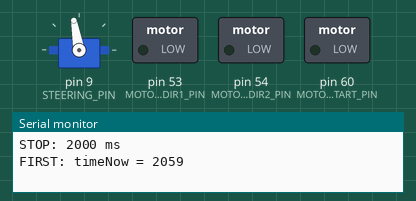
Recording of a sketch running on a simulated Arduino Mega 2560, built with avr-gcc and run on an emulated ATmega2560. Shown: servo, switched loads named in the sketch (green lamp = pin HIGH), the last lines printed to the serial monitor.

Above: at 2.1 s.
At 4.2 s:
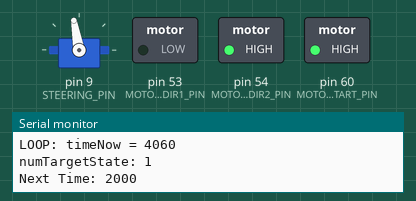
At 6.1 s:
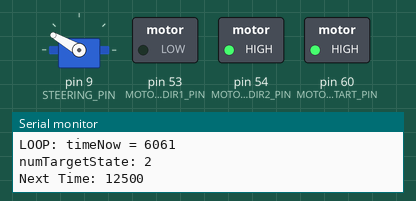
At 20.6 s:
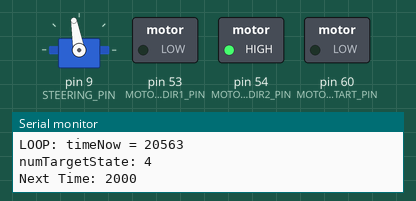
Timing chart, 0 to 22.1 s (numbered marks = the images above):
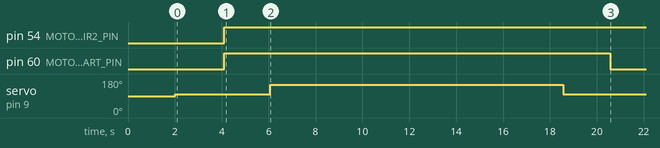

The sketch:

turtelcar_test06circle_track.ino
```cpp
#include <Servo.h>

#define STEERING_PIN         9
#define MOTOR1_START_PIN    60
#define MOTOR1_DIR1_PIN     53
#define MOTOR1_DIR2_PIN     54

#define ANGLE_SET_FORWARD  100
#define ANGLE_TURN_LEFT     65
#define ANGLE_TURN_RIGHT   150

#define TIME_FORWARD      2000
#define TIME_STEER_RIGHT 12500


#define COUNT_ACTIVE_STATES  5

/*
#define STATE_IDLE           0
#define STATE_MOVE           1
#define STATE_STEER_FORWARD  2
#define STATE_STEER_RIGHT    3
#define STATE_STEER_LEFT     4
#define STATE_MOVE_FORWARD   5
#define STATE_MOVE_RIGHT     6
#define STATE_MOVE_LEFT      7
#define STATE_MOVE_BACK      8
*/

enum {
  STATE_IDLE,
  STATE_MOVE,
  STATE_STEER_FORWARD,
  STATE_STEER_RIGHT,
  STATE_STEER_LEFT,
  STATE_MOVE_FORWARD,
  STATE_MOVE_RIGHT,
  STATE_MOVE_LEFT,
  STATE_MOVE_BACK,
} stateCar;

Servo servoSteering;

int pos = 0;    // variable to store the servo position
int timeNow = 0;
int timeOld = 0;
int numTargetState = 0;
// int stateCar = STATE_IDLE;
int targetState = stateCar;
int listStates[COUNT_ACTIVE_STATES] = {
                                       STATE_IDLE,
                                       STATE_MOVE_FORWARD,
                                       STATE_STEER_RIGHT,
                                       STATE_MOVE_FORWARD,
                                       STATE_IDLE
                                      };

int listTime[COUNT_ACTIVE_STATES] = {
                                       2000,
                                       2000,
                                       12500,
                                       2000,
                                       2000
                                      };


enum namesStates {
         state1,
         state2
       };

struct structState1 {
  namesStates nameState;
  int timeState;
};

struct structState1 stateCar1[2] = {
                                    state1, 1000,
                                    state2, 2000,
                                   },
             targetState1;

void setup() {
  targetState1.nameState = state2;
  targetState1.timeState = 3000;
  targetState1 = {state1, 3000};
  pinMode(MOTOR1_DIR1_PIN, OUTPUT);
  pinMode(MOTOR1_DIR2_PIN, OUTPUT);
  pinMode(MOTOR1_START_PIN, OUTPUT);

  Serial.begin(115200);
  servoSteering.attach(STEERING_PIN);
  delay(10);

  Serial.println( "STOP: 2000 ms");
  stopMotor();
  delay(2000);

// Forward: pos = SET_FORWARD;

  servoSteering.write(ANGLE_SET_FORWARD);
  delay(50);
  timeNow = millis();
  timeOld = timeNow;
  Serial.println( "FIRST: timeNow = " + String(timeNow));
//  targetState = STATE_MOVE_FORWARD;
  targetState = listStates[numTargetState];
}

void loop() {
  timeNow = millis();
  if ((stateCar == listStates[numTargetState]) && (timeNow - timeOld > listTime[numTargetState])) {
    timeOld = timeNow;
    numTargetState++;
    if (numTargetState > COUNT_ACTIVE_STATES - 1) {
      numTargetState = COUNT_ACTIVE_STATES - 1;
    }
    Serial.println( "LOOP: timeNow = " + String(timeNow));
    Serial.println( "numTargetState: " + String(numTargetState));
    Serial.println( "Next Time: " + String(listTime[numTargetState]));
    targetState = listStates[numTargetState];
  }


  if (stateCar == targetState) {
    return;
  }

  switch (targetState) {
    case STATE_IDLE:
      stopMotor();
      break;
    case STATE_MOVE_FORWARD:
      runForward();
      break;
    case STATE_STEER_RIGHT:
      steerRight();
      break;
  }

  delay(50);
}

void stopMotor() {
    stateCar = STATE_IDLE;
    digitalWrite(MOTOR1_START_PIN, LOW);
}

void runForward() {
    stateCar = STATE_MOVE_FORWARD;

    servoSteering.write(ANGLE_SET_FORWARD);
    delay(50);

    digitalWrite(MOTOR1_START_PIN, HIGH);
    digitalWrite(MOTOR1_DIR1_PIN, LOW);
    digitalWrite(MOTOR1_DIR2_PIN, HIGH);
}


void steerRight() {
    stateCar = STATE_STEER_RIGHT;

    servoSteering.write(ANGLE_TURN_RIGHT);
    delay(50);

    digitalWrite(MOTOR1_START_PIN, HIGH);
    digitalWrite(MOTOR1_DIR1_PIN, LOW);
    digitalWrite(MOTOR1_DIR2_PIN, HIGH);
}
```

Measured:
- by itself, pin 54 (MOTOR1_DIR2_PIN): LOW → HIGH at 4.1 s
- by itself, pin 60 (MOTOR1_START_PIN): LOW → HIGH at 4.1 s, → LOW 16.5 s later
- by itself, servo on pin 9 (STEERING_PIN): 90° → 100° at 2.0 s, → 150° 4.1 s later, → 100° 12.5 s later
